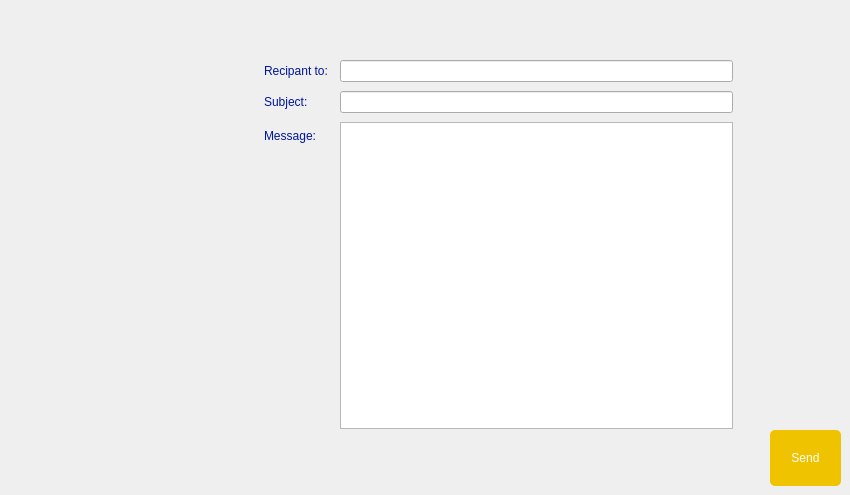
       <widget class="QWidget" name="tab_15">
        <attribute name="title">
         <string>Envoyez des e-mails</string>
        </attribute>
        <widget class="QLabel" name="label_51">
         <property name="geometry">
          <rect>
           <x>264</x>
           <y>60</y>
           <width>69</width>
           <height>22</height>
          </rect>
         </property>
         <property name="styleSheet">
          <string notr="true">color:#00159a</string>
         </property>
         <property name="text">
          <string>Recipant to:</string>
         </property>
        </widget>
        <widget class="QLabel" name="label_53">
         <property name="geometry">
          <rect>
           <x>264</x>
           <y>122</y>
           <width>55</width>
           <height>28</height>
          </rect>
         </property>
         <property name="styleSheet">
          <string notr="true">color:#00159a</string>
         </property>
         <property name="text">
          <string>Message:</string>
         </property>
        </widget>
        <widget class="QLineEdit" name="subject">
         <property name="geometry">
          <rect>
           <x>340</x>
           <y>91</y>
           <width>393</width>
           <height>22</height>
          </rect>
         </property>
         <property name="styleSheet">
          <string notr="true">QLineEdit {
padding: 1px;
border-style: solid;
border: 2px solid gray;
border-radius: 8px;
border:2px solid #00159a;
	
	background-color: rgb(255, 255, 255);
}border:2px solid #000;</string>
         </property>
        </widget>
        <widget class="QPlainTextEdit" name="msg">
         <property name="geometry">
          <rect>
           <x>340</x>
           <y>122</y>
           <width>393</width>
           <height>307</height>
          </rect>
         </property>
         <property name="styleSheet">
          <string notr="true">QLineEdit {
padding: 1px;
border-style: solid;
border: 2px solid gray;
border-radius: 8px;
border:2px solid #00159a;
	
	background-color: rgb(255, 255, 255);
}border:2px solid #000;</string>
         </property>
        </widget>
        <widget class="QLineEdit" name="rcpt">
         <property name="geometry">
          <rect>
           <x>340</x>
           <y>60</y>
           <width>393</width>
           <height>22</height>
          </rect>
         </property>
         <property name="styleSheet">
          <string notr="true">QLineEdit {
padding: 1px;
border-style: solid;
border: 2px solid gray;
border-radius: 8px;
border:2px solid #00159a;
	
	background-color: rgb(255, 255, 255);
}border:2px solid #000;</string>
         </property>
        </widget>
        <widget class="QLabel" name="label_52">
         <property name="geometry">
          <rect>
           <x>264</x>
           <y>91</y>
           <width>48</width>
           <height>22</height>
          </rect>
         </property>
         <property name="styleSheet">
          <string notr="true">color:#00159a</string>
         </property>
         <property name="text">
          <string>Subject:</string>
         </property>
        </widget>
        <widget class="QPushButton" name="sendBtn_3">
         <property name="geometry">
          <rect>
           <x>770</x>
           <y>430</y>
           <width>71</width>
           <height>56</height>
          </rect>
         </property>
         <property name="styleSheet">
          <string notr="true">QPushButton {
padding: 1px;
border-style: solid;
border: 2px solid gray;
border-radius: 8px;
background-color: rgb(143, 143, 143);
border:2px solid #000;
}
QPushButton {
     color: #fff !important;
text-transform: uppercase;
text-decoration: none;
background: #f0C300;
padding: 20px;
border-radius: 5px;
display: inline-block;
border: none;
transition: all 0.4s ease 0s;
 }
 QPushButton:hover {
     background: #434343;
letter-spacing: 1px;
-webkit-box-shadow: 0px 5px 40px -10px rgba(0,0,0,0.57);
-moz-box-shadow: 0px 5px 40px -10px rgba(0,0,0,0.57);
box-shadow: 5px 40px -10px rgba(0,0,0,0.57);
transition: all 0.4s ease 0s;
 }</string>
         </property>
         <property name="text">
          <string>Send</string>
         </property>
        </widget>
       </widget>
